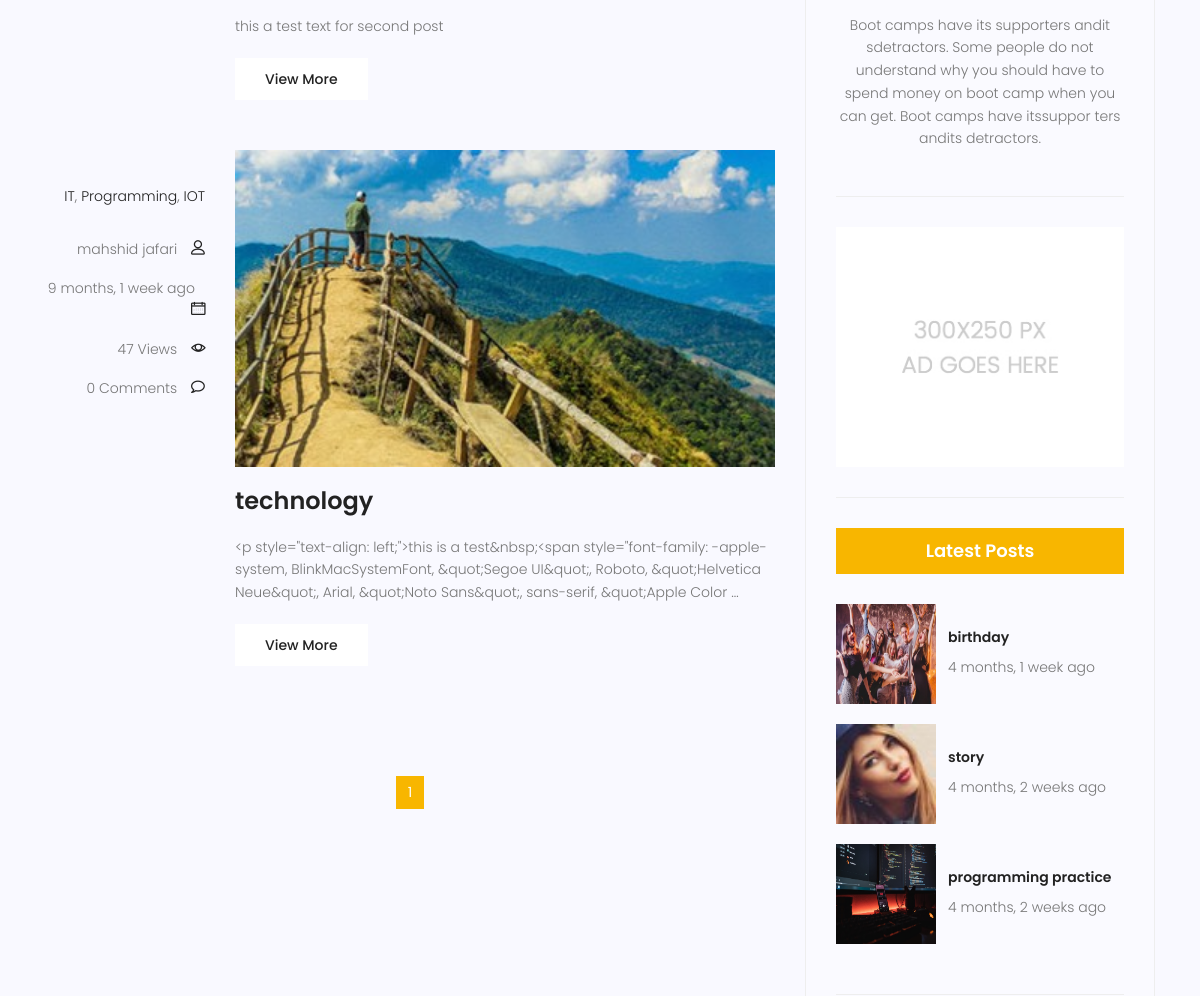
/blog/category/IT/ (middle part), run on an earlier commit of the app's database.
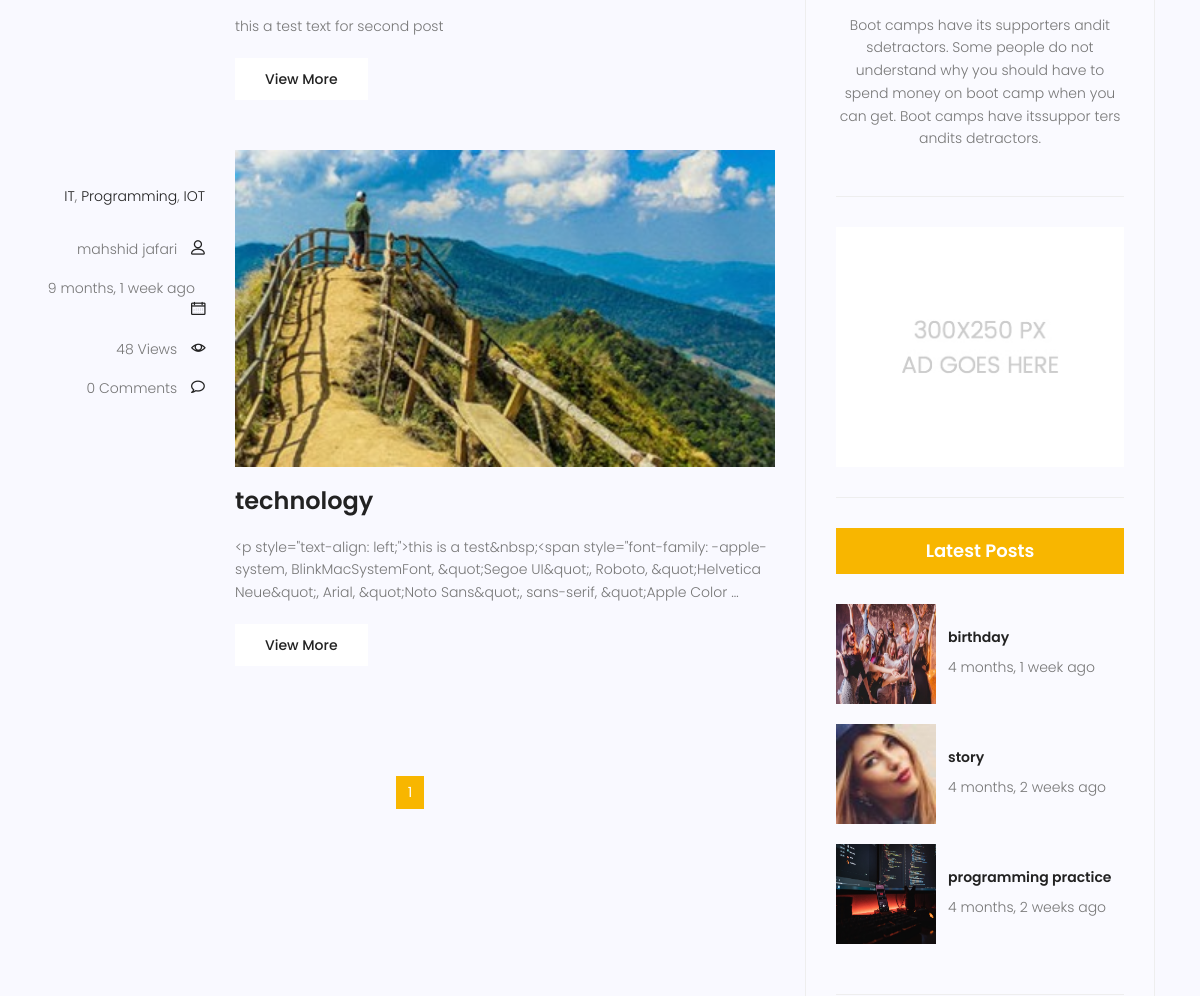
And on a later commit of the database.
### blog/models.py (models this page shows, shortened)
class Post(models.Model):
    title = models.CharField(max_length=255)
    content = models.TextField()
    image = models.ImageField(upload_to='blog/', default='blog/default.jpg')
    tag = TaggableManager()
    category = models.ManyToManyField(Category)  # any post possible have several category and any category possible
    author = models.ForeignKey(User, on_delete=models.SET_NULL, null=True)  # any author possible have several posts but
    counted_view = models.IntegerField(default=0)
    status = models.BooleanField(default=False)
    login_require = models.BooleanField(default=False)
    published_date = models.DateTimeField(null=True)
    created_date = models.DateTimeField(auto_now_add=True)
    updated_date = models.DateTimeField(auto_now=True)
    class Meta:
        ordering = ['created_date']

### blog/views.py (the view)
# urls.py: urlpatterns = [path('', blog_view, name='index'),
def blog_view(request, **kwargs):
    posts = Post.objects.filter(status=1, published_date__lte=timezone.now()).order_by('-published_date')
    if kwargs.get('cat_name') is not None:
        posts = posts.filter(category__name=kwargs['cat_name'])
    if kwargs.get('author_username') is not None:
        posts = posts.filter(author__username=kwargs['author_username'])
    if kwargs.get('tag_name') is not None:
        posts = posts.filter(tag__name__in=kwargs['tag_name'])
    posts = Paginator(posts, 3)  # posts that filter by above conditions
    try:
        page_number = request.GET.get('page')
        posts = posts.get_page(page_number)
    except PageNotAnInteger:  # if user enter a string or not int object
        posts = posts.get_page(1)  # return page1
    except EmptyPage:
        posts = posts.get_page(1)
    context = {'posts': posts}
    return render(request, 'blog/blog-home.html', context)

### blog/models.py (called while the page is built)
    def __str__(self):
        return self.name

### blog/templatetags/blog_tags.py (called while the page is built)
@register.inclusion_tag('blog/blog-latest.html')
def latest_post():
    posts = Post.objects.filter(status=1, published_date__lte=timezone.now()).order_by('-published_date')[:3]
    return {'posts': posts}

@register.inclusion_tag('blog/blog-popular_post.html')
def popular_post(arg=3):
    posts = Post.objects.filter(status=1, published_date__lte=timezone.now()).order_by('-counted_view')[:arg]
    return {'posts': posts}

@register.inclusion_tag('blog/blog-post-categories.html')
def post_categories(arg=5):
    posts = Post.objects.filter(status=1, published_date__lte=timezone.now())
    categories = Category.objects.all()
    cat_dict = {}
    for name in categories:  # categories= all of category
        cat_dict[name] = posts.filter(category=name).count()  # for example: {'gym':3, 'entertainment': 2 ,...}
    sorted_category_by_number = sorted(cat_dict.items(), key=lambda x: x[1], reverse=True)  # output:[list of tuples]
    sorted_category_by_number = dict(sorted_category_by_number[:arg])  # slice the list of tuples
    return {'categories': sorted_category_by_number}

### templates/blog/blog-home.html (shortened to what this page needs)
{% extends 'base.html' %}
{%load static%}
{% load humanize %}
{%load blog_tags%}
{% block content %}
<section class="post-content-area">
    <div class="container">
        <div class="row">
            <div class="col-lg-8 posts-list">
                {% for post in posts %}
                <div class="single-post row">
                    <div class="col-lg-3 col-md-3 meta-details">
                        <ul class="tags">
                            {% for cat in post.category.all %}
                            <li>
                                <a href="{% url 'blog:category' cat_name=cat.name %}"
                                >{{ cat.name }}</a
                                >{%if not forloop.last%},{%endif%}
                            </li>
                            {% endfor %}
                        </ul>
                        <div class="user-details row">
                            <p class="user-name col-lg-12 col-md-12 col-6">
                                <a
                                        href="{% url 'blog:author' author_username=post.author.username %}"
                                >{{ post.author.get_full_name }}</a
                                >
                                <span class="lnr lnr-user"></span>
                            </p>
                            <p class="date col-lg-12 col-md-12 col-6">
                                <a href="#">{{post.published_date|naturaltime}}</a>
                                <span class="lnr lnr-calendar-full"></span>
                            </p>
                            <p class="view col-lg-12 col-md-12 col-6">
                                <a href="#">{{post.counted_view}} Views</a>
                                <span class="lnr lnr-eye"></span>
                            </p>
                            <p class="comments col-lg-12 col-md-12 col-6">
                                <a href="#">{% comment_count post.id%} Comments</a> <span class="lnr lnr-bubble"></span>
                            </p>
                        </div>
                    </div>
                    <div class="col-lg-9 col-md-9">
                        <div class="feature-img">
                            <img class="img-fluid" src="{{ post.image.url }}" alt=""/>
                        </div>
                        <a class="posts-title" href="{% url 'blog:single' pid=post.id %}"
                        ><h3>{{post.title}}</h3></a
                        >
                        <p class="excert">{{ post.content|truncatewords:20 }}</p>
                        <a href="{% url 'blog:single' pid=post.id %}" class="primary-btn"
                        >View More</a
                        >
                    </div>
                </div>
                {% endfor%}
                <nav class="blog-pagination justify-content-center d-flex">
                    <ul class="pagination">
                        {% for i in posts.paginator.page_range %}
                        {% if posts.number == i %}
                        <li class="page-item active"><a href="?page={{i}}" class="page-link"> {{i}} </a></li>
                        {% else %}
                        <li class="page-item "><a href="?page={{i}}" class="page-link"> {{i}} </a></li>
                        {% endif %}
                        {% endfor %}
                    </ul>
                </nav>
            </div>
            <div class="col-lg-4 sidebar-widgets">
                <div class="widget-wrap">
                    {% include 'blog/blog-writer.html' %}
                    {% include 'blog/blog-ads.html' %}
                    {% latest_post %}
                </div>
            </div>
        </div>
    </div>
</section>
{% endblock%}

What changed in the data, as far as the page shows it:
changed Post "technology": counted_view "47" → "48"
